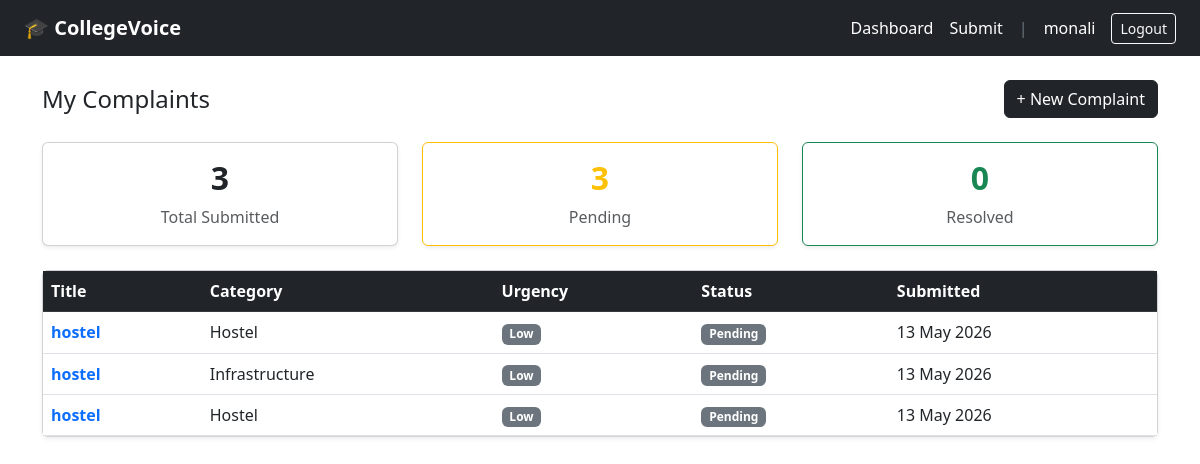
Page /dashboard/ (signed in) on the earlier database version.
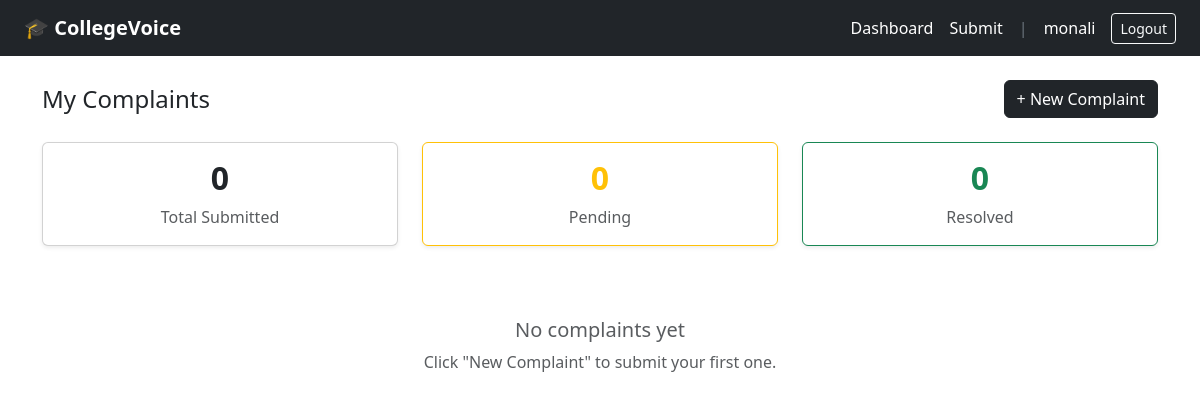
Same page on the later database version.
### complaints/models.py (models this page shows, shortened)
class Complaint(models.Model):
    CATEGORY_CHOICES = [
        ('hostel', 'Hostel'),
        ('food', 'Food'),
        ('academics', 'Academics'),
        ('infrastructure', 'Infrastructure'),
        ('other', 'Other'),
    ]
    URGENCY_CHOICES = [
        ('low', 'Low'),
        ('medium', 'Medium'),
        ('high', 'High'),
    ]
    STATUS_CHOICES = [
        ('pending', 'Pending'),
        ('in_progress', 'In Progress'),
        ('resolved', 'Resolved'),
    ]
    student = models.ForeignKey(User, on_delete=models.CASCADE)
    title = models.CharField(max_length=200)
    description = models.TextField()
    category = models.CharField(max_length=50, choices=CATEGORY_CHOICES)
    urgency = models.CharField(max_length=10, choices=URGENCY_CHOICES, default='low')
    ai_summary = models.TextField(blank=True, null=True)
    status = models.CharField(max_length=20, choices=STATUS_CHOICES, default='pending')
    created_at = models.DateTimeField(auto_now_add=True)
    updated_at = models.DateTimeField(auto_now=True)
    class Meta:
        ordering = ['-created_at']

### complaints/views.py (the view)
# urls.py: path('dashboard/',                          views.student_dashboard,  name='student_dashboard'),
@login_required
def student_dashboard(request):  # removed @student_required
    complaints = Complaint.objects.filter(student=request.user)
    total    = complaints.count()
    pending  = complaints.filter(status='pending').count()
    resolved = complaints.filter(status='resolved').count()
    context = {
        'complaints': complaints,
        'total':      total,
        'pending':    pending,
        'resolved':   resolved,
    }
    return render(request, 'complaints/student_dashboard.html', context)

### complaints/templates/complaints/student_dashboard.html
{% extends 'complaints/base.html' %}
{% block content %}
<div class="d-flex justify-content-between align-items-center mb-4">
  <h4 class="mb-0">My Complaints</h4>
  <a href="{% url 'submit_complaint' %}" class="btn btn-dark">+ New Complaint</a>
</div>
<div class="row mb-4">
  <div class="col-md-4">
    <div class="card text-center p-3 shadow-sm">
      <h2 class="fw-bold">{{ total }}</h2>
      <p class="text-muted mb-0">Total Submitted</p>
    </div>
  </div>
  <div class="col-md-4">
    <div class="card text-center p-3 shadow-sm border-warning">
      <h2 class="fw-bold text-warning">{{ pending }}</h2>
      <p class="text-muted mb-0">Pending</p>
    </div>
  </div>
  <div class="col-md-4">
    <div class="card text-center p-3 shadow-sm border-success">
      <h2 class="fw-bold text-success">{{ resolved }}</h2>
      <p class="text-muted mb-0">Resolved</p>
    </div>
  </div>
</div>
{% if complaints %}
<div class="card shadow-sm">
  <table class="table table-hover mb-0">
    <thead class="table-dark">
      <tr>
        <th>Title</th>
        <th>Category</th>
        <th>Urgency</th>
        <th>Status</th>
        <th>Submitted</th>
      </tr>
    </thead>
    <tbody>
      {% for c in complaints %}
      <tr>
        <td>
          <a href="{% url 'complaint_detail' c.id %}" class="text-decoration-none fw-semibold">
            {{ c.title }}
          </a>
        </td>
        <td class="text-capitalize">{{ c.category }}</td>
        <td>
          {% if c.urgency == 'high' %}
            <span class="badge bg-danger">High</span>
          {% elif c.urgency == 'medium' %}
            <span class="badge bg-warning text-dark">Medium</span>
          {% else %}
            <span class="badge bg-secondary">Low</span>
          {% endif %}
        </td>
        <td>
          {% if c.status == 'resolved' %}
            <span class="badge bg-success">Resolved</span>
          {% elif c.status == 'in_progress' %}
            <span class="badge bg-info text-dark">In Progress</span>
          {% else %}
            <span class="badge bg-secondary">Pending</span>
          {% endif %}
        </td>
        <td>{{ c.created_at|date:"d M Y" }}</td>
      </tr>
      {% endfor %}
    </tbody>
  </table>
</div>
{% else %}
<div class="text-center py-5 text-muted">
  <h5>No complaints yet</h5>
  <p>Click "New Complaint" to submit your first one.</p>
</div>
{% endif %}
{% endblock %}

Differences in the rows shown:
removed Complaint: title "hostel", category "Hostel", urgency "Low", status "Pending", created_at "13 May 2026"
removed Complaint: title "hostel", category "Infrastructure", urgency "Low", status "Pending", created_at "13 May 2026"
removed Complaint: title "hostel", category "Hostel", urgency "Low", status "Pending", created_at "13 May 2026"
Other differences:
{{ total }}: "3" → "0"
{{ pending }}: "3" → "0"
text no longer shown: "Title Category Urgency Status Submitted"
text now shown: "No complaints yet Click \"New Complaint\" to submit your first one."
